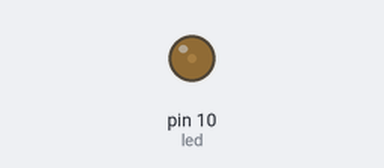
Bench run of a sketch on a simulated Arduino Uno, built with avr-gcc and run on an emulated ATmega328P. Shown: output pins drawn as LEDs (lit = HIGH).

Above: at 0.1 s.
At 0.5 s:
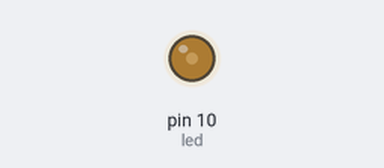
At 1.1 s:
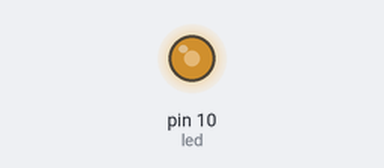
At 2.1 s:
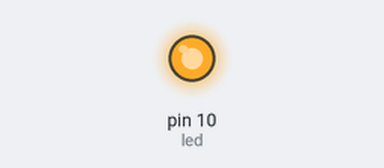
Timing chart, 0 to 3.6 s (numbered marks = the images above):
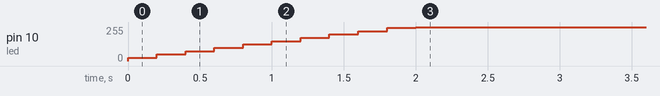

Measured:
- by itself, pin 10 (led): moves from 0/255 to 255/255 over 2.0 s

The sketch:

programa2.ino
```cpp
int led=10;
int brillo=0;
void setup() {
  // put your setup code here, to run once:
  pinMode(led,OUTPUT);
}

void loop() {
  // put your main code here, to run repeatedly:

  if(brillo>=0 ) {
    brillo+=25;
    analogWrite(led,brillo);
    delay(200);


  }


 /* for(int i=255; i>=0; i-=30){
   analogWrite(led,i);
    delay(100);
  }

  for(int i=0; i<=255; i+=30){
   analogWrite(led,i);
    delay(100);
  }
  */


  /*if(brillo<=0){
    analogWrite(led,0);
     brillo=255;
     delay(200);
  }else if(brillo){
    analogWrite(led,brillo);
    brillo-=40;
    delay(200);
  }*/

  /*for(int i=255; i>=0; i-=20){
   analogWrite(led,i);
  delay(100);
  }*/
  /*analogWrite(led,255);
  delay(500);
  analogWrite(led,170);
  delay(500);
  analogWrite(led,85);
  delay(500);
  analogWrite(led,50);
  delay(500);
  analogWrite(led,0);
  delay(500);*/
}
```
